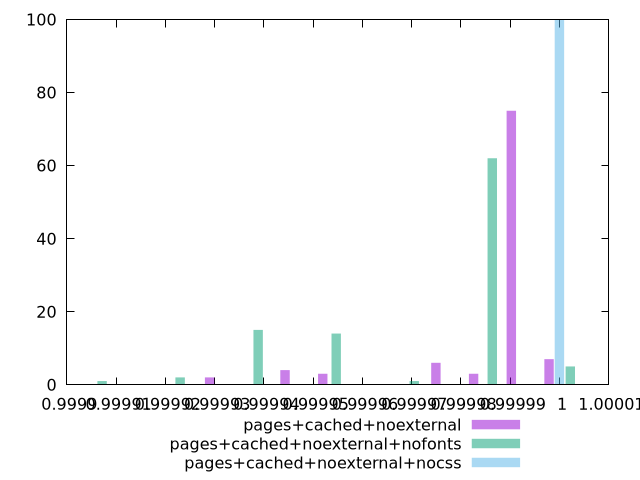

gnuplot code for this plot:
$_pagesCachedNoexternal <<EOF
0.9999825501267164 3
0.999990204089243 75
0.9999748961641899 6
0.9999978580517694 7
0.9999442803140839 4
0.9999289723890308 2
0.9999519342766103 3
EOF
$_pagesCachedNoexternalNofonts <<EOF
0.999986337412375 62
0.9999388283615833 15
1.0000021737626388 5
0.9999546647118472 14
0.999970501062111 1
0.9999229920113195 2
0.9999071556610556 1
EOF
$_pagesCachedNoexternalNocss <<EOF
0.9999999641342968 100
EOF
set key outside below
set terminal pngcairo
set output "report_00004_2020-11-02T20-21-41.718Z/max-potential-fid/max-potential-fid_pages+cached+noexternal_pages+cached+noexternal+nofonts_pages+cached+noexternal+nocss+hist.png"
set boxwidth 0.0000019003620316637715
set style fill transparent solid 0.5 noborder
set yrange [0:100]
plot $_pagesCachedNoexternal title "pages+cached+noexternal" with boxes ,$_pagesCachedNoexternalNofonts title "pages+cached+noexternal+nofonts" with boxes ,$_pagesCachedNoexternalNocss title "pages+cached+noexternal+nocss" with boxes ,
